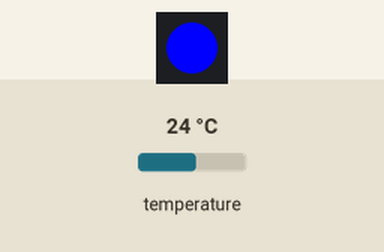
This sketch was run on a simulated Arduino Uno, built with avr-gcc and run on an emulated ATmega328P. Shown: 1 RGB LEDs in strip order, left to right. Inputs (shaded band) come from the test bench; at power-on: temperature 24 °C.

Above: at 3.3 s.
3.4 s: temperature set to 25.5 °C
At 5.5 s:
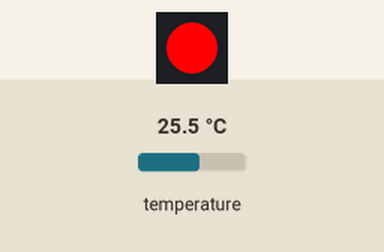
5.9 s: temperature set to 12 °C
At 6.8 s:
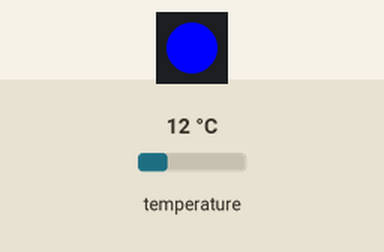
8.4 s: temperature set to 28 °C
At 10.6 s:
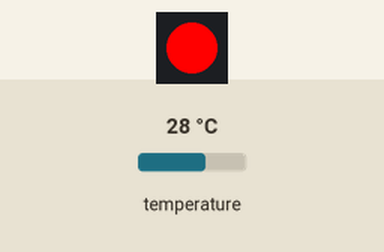
Timing chart, 0 to 12.1 s (numbered marks = the images above; inputs shaded):
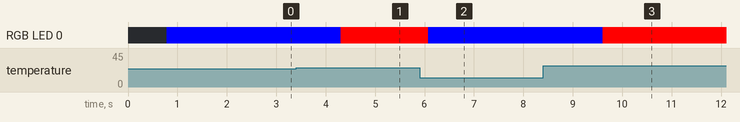

The sketch:

ds18b20-ws2812_Arduino.ino
```cpp
#include <OneWire.h>
#include <DallasTemperature.h>
#include <FastLED.h>

#define LED_PIN 4
#define NUM_LEDS 1
#define COLOR_ORDER GRB
#define CHIPSET WS2812B

CRGB leds[NUM_LEDS];
OneWire oneWire(2);
DallasTemperature sensors(&oneWire);

float tempThreshold = 25.0;

void setup() {
  FastLED.addLeds<CHIPSET, LED_PIN, COLOR_ORDER>(leds, NUM_LEDS).setCorrection(TypicalLEDStrip);
  FastLED.setBrightness(255);
  sensors.begin();
}

void loop() {
  sensors.requestTemperatures();
  float temp = sensors.getTempCByIndex(0);
  Serial.println("Temperature: " + String(temp) + " C");

  if (temp > tempThreshold) {
    leds[0] = CRGB::Red;
  }
  else {
    leds[0] = CRGB::Blue;
  }
  FastLED.show();
  delay(1000);
}
```

Measured:
- the behaviour switches between 25 and 25.1 °C on temperature (found by bisection; images 0 and 1)
- after the input at 3.4 s, RGB LED 0: RGB(0, 0, 255) → RGB(255, 0, 0) after 0.91 s
- after the input at 5.9 s, RGB LED 0: RGB(255, 0, 0) → RGB(0, 0, 255) after 0.17 s
- after the input at 8.4 s, RGB LED 0: RGB(0, 0, 255) → RGB(255, 0, 0) after 1.2 s
